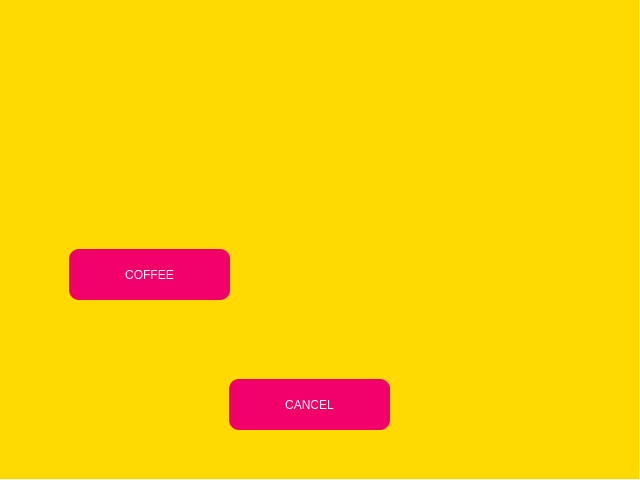
<?xml version="1.0" encoding="UTF-8"?>
<ui version="4.0">
 <class>MainWindow</class>
 <widget class="QMainWindow" name="MainWindow">
  <property name="geometry">
   <rect>
    <x>0</x>
    <y>0</y>
    <width>640</width>
    <height>480</height>
   </rect>
  </property>
  <property name="windowTitle">
   <string>MainWindow</string>
  </property>
  <widget class="QWidget" name="centralwidget">
   <widget class="QWidget" name="widget" native="true">
    <property name="geometry">
     <rect>
      <x>-1</x>
      <y>-1</y>
      <width>640</width>
      <height>480</height>
     </rect>
    </property>
    <property name="styleSheet">
     <string notr="true">background-color: rgb(255, 217, 0);</string>
    </property>
    <widget class="QPushButton" name="cancel">
     <property name="geometry">
      <rect>
       <x>230</x>
       <y>380</y>
       <width>161</width>
       <height>51</height>
      </rect>
     </property>
     <property name="styleSheet">
      <string notr="true">background-color: rgb(240, 0, 104);
font: 87 18pt &quot;Arial Black&quot;;
color: rgb(255, 255, 255);
border-radius: 10px;</string>
     </property>
     <property name="text">
      <string>CANCEL</string>
     </property>
    </widget>
    <widget class="QLabel" name="pic1">
     <property name="geometry">
      <rect>
       <x>80</x>
       <y>80</y>
       <width>141</width>
       <height>161</height>
      </rect>
     </property>
     <property name="text">
      <string/>
     </property>
     <property name="pixmap">
      <pixmap>Images/coffeeCopy.png</pixmap>
     </property>
    </widget>
    <widget class="QPushButton" name="coffee">
     <property name="geometry">
      <rect>
       <x>70</x>
       <y>250</y>
       <width>161</width>
       <height>51</height>
      </rect>
     </property>
     <property name="styleSheet">
      <string notr="true">background-color: rgb(240, 0, 104);
font: 87 18pt &quot;Arial Black&quot;;
color: rgb(255, 255, 255);
border-radius: 10px;</string>
     </property>
     <property name="text">
      <string>COFFEE</string>
     </property>
    </widget>
   </widget>
  </widget>
 </widget>
 <resources>
  <include location="res.qrc"/>
 </resources>
 <connections/>
</ui>
